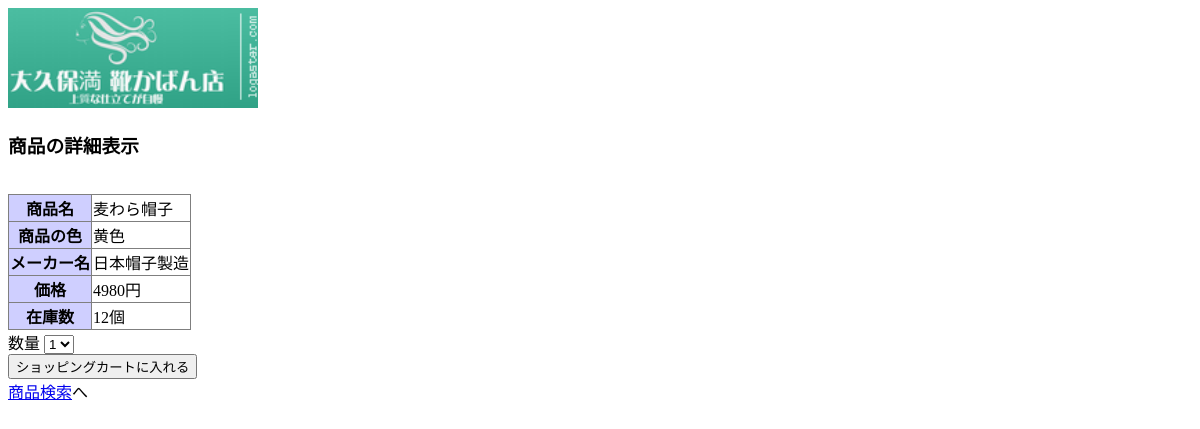
Page /itemDetail.php?item_id=1 on the committed database.
### tables this page shows
CREATE TABLE items (
    item_id     INTEGER         AUTO_INCREMENT PRIMARY KEY,
    name        VARCHAR(128)    NOT NULL,
    manufacturer VARCHAR(32),
    category_id INTEGER         NOT NULL,
    color       VARCHAR(16),
    price       INTEGER         NOT NULL DEFAULT 0,
    stock       INTEGER         NOT NULL DEFAULT 0,
    recommended BOOLEAN         NOT NULL DEFAULT FALSE,
    FOREIGN KEY (category_id) REFERENCES categories (category_id)
);

### itemDetail.php (the view, shortened to what this page needs)
<?php
function h($str)
{
    return htmlspecialchars($str, ENT_QUOTES, 'UTF-8');
}
$req_item_id = $_GET['item_id'];
$conn = mysqli_connect('localhost', 'root', 'P@ssw0rd', 'ecsite');
mysqli_set_charset($conn, 'utf8');
$sql = 'SELECT * FROM items WHERE item_id = \'' . $req_item_id . '\'';
$query_result = mysqli_query($conn, $sql);
$result = mysqli_fetch_assoc($query_result);
?>
<!DOCTYPE html>
<html lang="ja">
<head>
<link rel="stylesheet" type="text/css" href="style.css" />
</head>
<body>
	<img border="0" src="3_White_logo_on_color1_181x73.png" width="250"
		height="100" alt="大久保満 靴かばん店">
	<h3>商品の詳細表示</h3>
	<br />
	<table>
		<tr>
			<th>商品名</th>
			<td><?php echo h($result['name'])?></td>
		</tr>
		<tr>
			<th>商品の色</th>
			<td><?php echo h($result['color'])?></td>
		</tr>
		<tr>
			<th>メーカー名</th>
			<td><?php echo h($result['manufacturer'])?></td>
		</tr>
		<tr>
			<th>価格</th>
			<td><?php echo h($result['price'])?>円</td>
		</tr>
		<tr>
			<th>在庫数</th>
			<td><?php echo h($result['stock'])?>個</td>
		</tr>
	</table>
	<form action="cart.php" method="POST">
		数量 <select name="amount">
			<option selected value="1">1</option>
		</select><br />
		<input type="submit" value="ショッピングカートに入れる" /><br />
	</form>
	<a href="index.php">商品検索</a>へ
	<br />
</body>
</html>

### style.css (style rules this page uses)
table { border: 1px #7f7f7f solid; border-collapse: collapse; }
th { background-color: #cfcfff; text-align: center; border: 1px #7f7f7f solid; }
td { background-color: #ffffff; text-align: left; border: 1px #7f7f7f solid; }

### rows in the picture
items: name "麦わら帽子", color "黄色", manufacturer "日本帽子製造", price "4980", stock "12"
